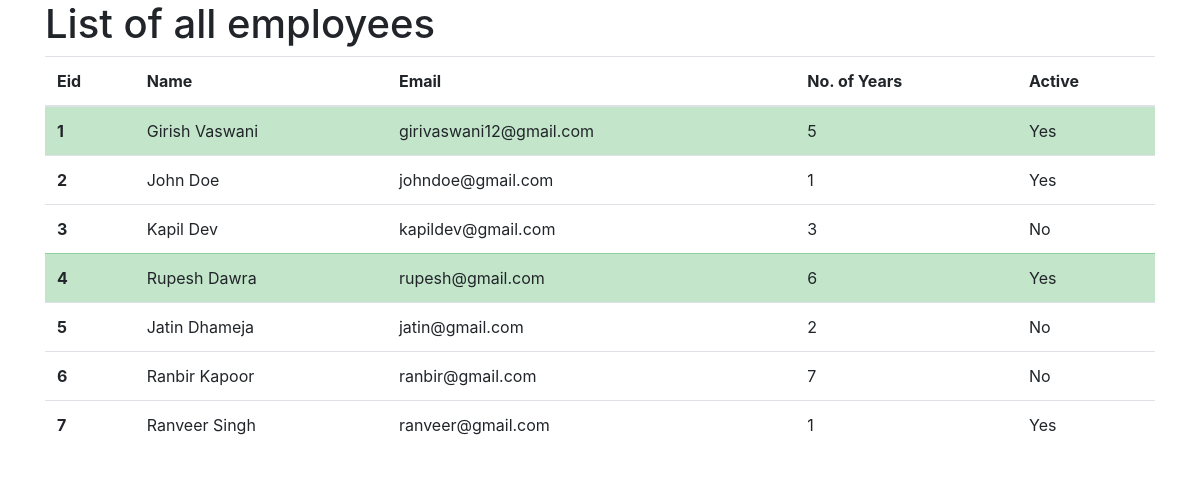
The page / on the database its author committed.
### tables this page shows
CREATE TABLE `employee` (
  `eid` int NOT NULL,
  `name` varchar(200) NOT NULL,
  `email` varchar(200) NOT NULL,
  `no_of_years` int NOT NULL,
  `is_active` int NOT NULL
);

### index.php (the view, shortened to what this page needs)
<!DOCTYPE html>
<html lang="en">
<head>
    <link rel="stylesheet" href="https://cdn.jsdelivr.net/npm/bootstrap@4.6.2/dist/css/bootstrap.min.css">
</head>
<?php
include 'dbconnect.php';
?>
<body>
    <div class="container">
        <h1>List of all employees</h1>
        <table class="table table-hover">
            <thead>
                <tr>
                <th scope="col">Eid</th>
                <th scope="col">Name</th>
                <th scope="col">Email</th>
                <th scope="col">No. of Years</th>
                <th scope="col">Active</th>
                </tr>
            </thead>
            <tbody>
                <?php
                    $sql="SELECT * from employee";
                    $result=mysqli_query($con,$sql);
                    while($row=mysqli_fetch_array($result)){
                        if($row['no_of_years']>=5 && $row['is_active']==1){
                            echo '<tr class="table-success">
                            <th scope="row">'.$row["eid"].'</th>
                            <td>'.$row["name"].'</td>
                            <td>'.$row["email"].'</td>
                            <td>'.$row["no_of_years"].'</td>
                            <td>Yes</td>
                            </tr>';
                        }
                        else{
                            $active='No';
                            if ($row['is_active']==1){
                                $active='Yes';
                            }
                            echo '<tr>
                            <th scope="row">'.$row["eid"].'</th>
                            <td>'.$row["name"].'</td>
                            <td>'.$row["email"].'</td>
                            <td>'.$row["no_of_years"].'</td>
                            <td>'.$active.'</td>
                            </tr>';
                        }
                    }
                ?>
            </tbody>
        </table>
    </div>
</body>
</html>

### rows shown on the page
employee: eid "1", name "Girish Vaswani", email "girivaswani12@gmail.com", no_of_years "5"
employee: eid "2", name "John Doe", email "johndoe@gmail.com", no_of_years "1", is_active "Yes"
employee: eid "3", name "Kapil Dev", email "kapildev@gmail.com", no_of_years "3", no_of_years "No"
employee: eid "4", name "Rupesh Dawra", email "rupesh@gmail.com", no_of_years "6"
employee: eid "5", name "Jatin Dhameja", email "jatin@gmail.com", no_of_years "2", no_of_years "No"
employee: eid "6", name "Ranbir Kapoor", email "ranbir@gmail.com", no_of_years "7", active "No"
employee: eid "7", name "Ranveer Singh", email "ranveer@gmail.com", no_of_years "1", is_active "Yes"
